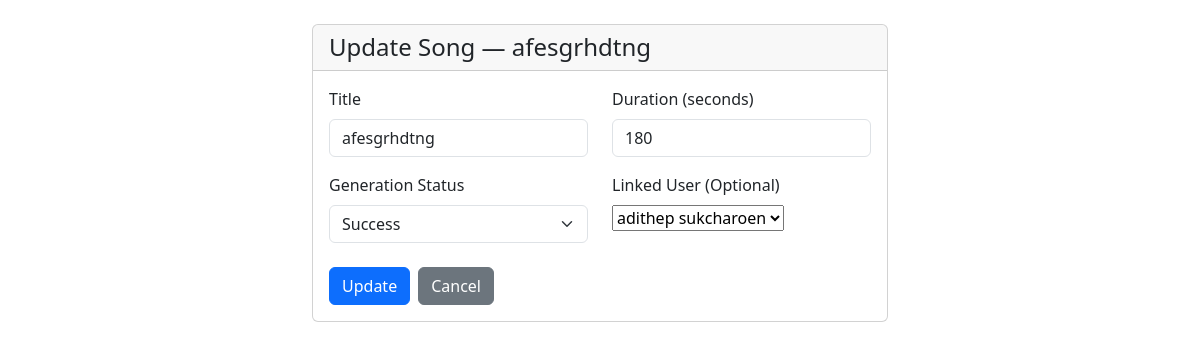
The page /update-song/1/ on the database as committed earlier.
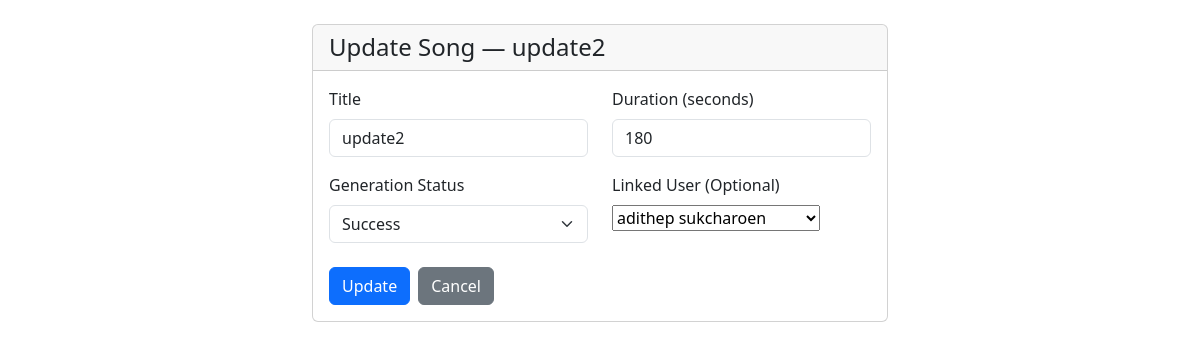
The same page on the database as committed later.
### song/models.py (models this page shows, shortened)
class Song(models.Model):
    class Generation_Status(models.TextChoices):
        SUCCESS = "success", "success"
        FAILED = "failed", "failed"
        PENDING = "pending", "pending"
    title = models.CharField(max_length=50)
    duration = models.IntegerField()
    generation_status = models.CharField(max_length=7,choices=Generation_Status.choices,default=Generation_Status.PENDING)
    user = models.ForeignKey("user.User", on_delete=models.CASCADE, related_name="song", null=True, blank=True)
    created_at = models.DateTimeField(auto_now_add=True)
    class Meta:
        db_table = "song"

### song/views.py (the view)
# urls.py: path("update-song/<int:song_id>/", update_song, name="update_song"),
def update_song(request, song_id):
    song = get_object_or_404(Song, pk=song_id)
    if request.method == "POST":
        form = UpdateSongForm(request.POST, instance=song)
        if form.is_valid():
            form.save()
            messages.success(request, "Song updated successfully!")
            return redirect("read_song")
        else:
            messages.error(request, "Failed to update song. Please check your inputs.")
    else:
        form = UpdateSongForm(instance=song)
    return render(request, "song/update-song.html", {"form": form, "song": song})

### song/forms.py
class UpdateSongForm(ModelForm):
    class Meta:
        model = Song
        fields = ["title", "duration", "generation_status", "user"]

### user/models.py (called while the page is built)
    def __str__(self):
        return f"{self.first_name} {self.last_name}"

### song/templates/song/update-song.html (shortened to what this page needs)
<!doctype html>
<html lang="en">
    <head>
        <link href="https://cdn.jsdelivr.net/npm/bootstrap@5.3.8/dist/css/bootstrap.min.css" rel="stylesheet" />
    </head>
    <body>
        <div class="container-fluid mt-4">
            <div class="row">
                <div class="col-6 offset-3">
                    <form method="POST">
                        <div class="card">
                            <h4 class="card-header">Update Song — {{ song.title }}</h4>
                            <div class="card-body">
                                <div class="row">
                                    <div class="col-6">
                                        <div class="mb-3">
                                            <label for="title" class="form-label">Title</label>
                                            <input type="text" class="form-control" name="title" id="title"
                                                value="{{ song.title }}" placeholder="Enter song title" required />
                                        </div>
                                    </div>
                                    <div class="col-6">
                                        <div class="mb-3">
                                            <label for="duration" class="form-label">Duration (seconds)</label>
                                            <input type="number" class="form-control" name="duration" id="duration"
                                                value="{{ song.duration }}" placeholder="e.g., 180" required />
                                        </div>
                                    </div>
                                    <div class="col-6">
                                        <div class="mb-3">
                                            <label for="generation_status" class="form-label">Generation Status</label>
                                            <select class="form-select" name="generation_status" id="generation_status">
                                                <option value="success" {% if song.generation_status == 'success' %}selected{% endif %}>Success</option>
                                            </select>
                                        </div>
                                    </div>
                                    <div class="col-6">
                                        <div class="mb-3">
                                            <label for="user" class="form-label">Linked User (Optional)</label>
                                            <div class="form-control p-0 border-0">
                                                {{ form.user }}
                                            </div>
                                        </div>
                                    </div>
                                </div>
                                <div class="d-flex gap-2 mt-2">
                                    <button type="submit" class="btn btn-primary">Update</button>
                                    <a href="{% url 'read_song' %}" class="btn btn-secondary">Cancel</a>
                                </div>
                            </div>
                        </div>
                    </form>
                </div>
            </div>
        </div>
    </body>
</html>

Rows that differ between the two databases and show on the page:
changed Song "Success": title "afesgrhdtng" → "update2"
